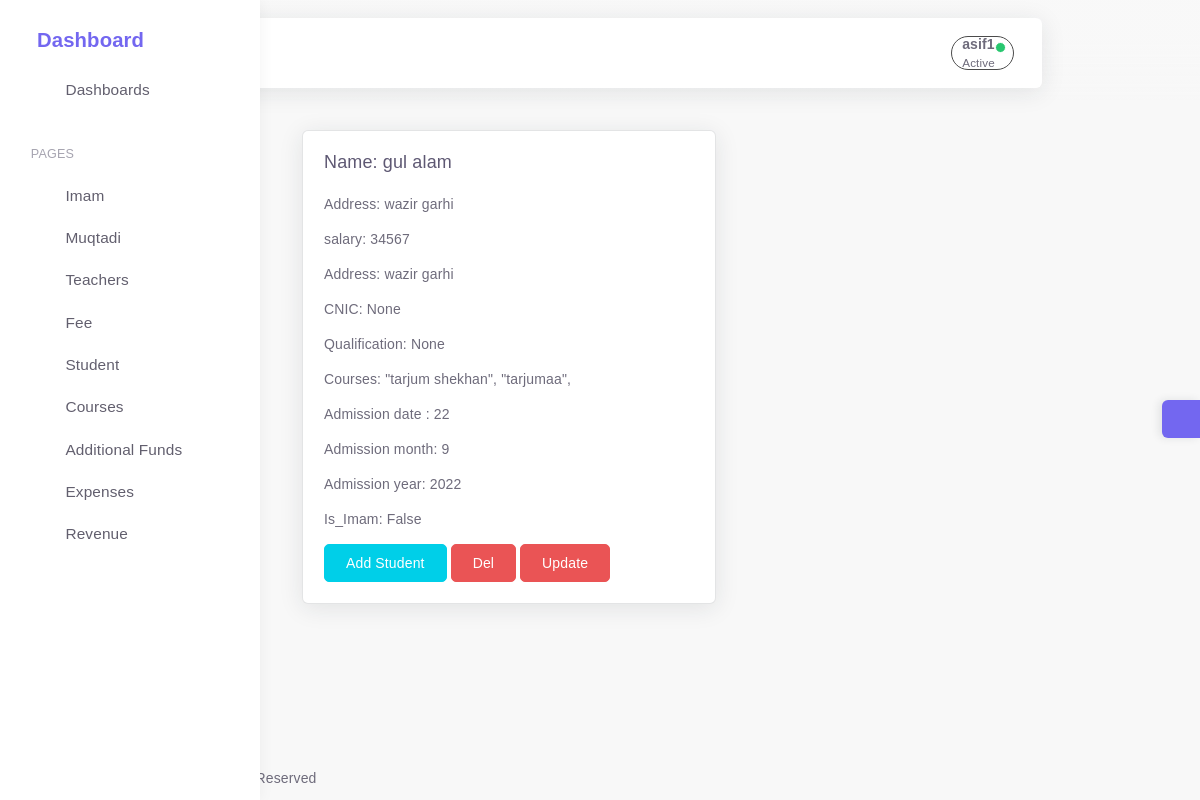
Page /teacherdetail/7 (signed in) on the committed database.
### app/models.py (models this page shows, shortened)
class Cusmanager(models.Model):
    is_deleted=models.BooleanField(default=False)
    objects=Softdeletemanager()
    allobjects=models.Manager()
    class Meta:
        abstract=True

class Teacher(Cusmanager):
        name=models.CharField(max_length=30)
        address=models.CharField(max_length=60,blank=True, null=True)
        is_imam=models.BooleanField(default=False)
        is_teacher=models.BooleanField(default=False)
        cnic=models.PositiveIntegerField(blank=True, null=True,validators=[validate_cnic])
        salary=models.PositiveIntegerField(validators=[validate_money])
        phone=models.IntegerField(validators=[validate_phone],help_text="Enter phone number without zero")
        courses=models.ManyToManyField('Courses' ,blank=True)
        educenter=models.ForeignKey("Educenter",on_delete=models.CASCADE)
        qualification=models.CharField(max_length=50,null=True,blank=True)
        admission_date= models.IntegerField(default=today.day, validators=[validate_date])
        adm_month= models.IntegerField(default=today.month,validators=[validate_date])
        adm_year= models.IntegerField(default=today.year, validators=[validate_year])

class Courses(Cusmanager):
        name = models.CharField(max_length=30)
        educenter = models.ForeignKey("Educenter", on_delete=models.CASCADE)

### app/views.py (the view)
# urls.py: path('teacherdetail/<pk>',Teacherdetail.as_view(),name='teacherdetail'),
class Teacherdetail(LoginRequiredMixin,DetailView):
    kwargs=id
    template_name="teacher/teacherdetail.html"
    model=Teacher
    context_object_name="educen"
    fields='__all__'
    def get_context_data(self, **kwargs):
        context=super().get_context_data(**kwargs)
        id=self.kwargs['pk']
        teacher=Teacher.objects.get(id=id)
        courses=teacher.courses.all()
        context['courses']=courses
        return context

### app/cusmanager.py (called while the page is built)
    def get_queryset(self):
        return super().get_queryset().filter(is_deleted=False)

### templates/teacher/teacherdetail.html (shortened to what this page needs)
{% extends 'base.html' %}
{% block content %}
<div class="col-sm-6">
    <div class="card">
      <div class="card-body">
        <h5 class="card-title">
          Name: {{ educen.name }}
        </h5>
        <p class="card-text"> Address:  {{educen.address}}</p>
        <p class="card-text"> salary:  {{educen.salary}}</p>
        <p class="card-text"> Address:  {{educen.address}}</p>
        <p class="card-text"> CNIC:  {{educen.cnic}}</p>
        <p class="card-text"> Qualification:  {{educen.qualification}}</p>
          <p class="card-text"> Courses:   {% for i in courses %} "{{i.name}}", {% endfor %}</p>
         <p class="card-text">Admission date : {{educen.admission_date}}</p>
        <p class="card-text"> Admission month:  {{educen.adm_month}}</p>
        <p class="card-text"> Admission year:  {{educen.adm_year}}</p>
        <p class="card-text"> Is_Imam:  {{educen.is_imam}}</p>
       {% if request.user.useradmin.educenter.id %}
      <a  class="btn btn-info" href="{% url 'createstu' request.user.useradmin.educenter.id %}" type="submit">Add Student</a>
        {% endif %}
      <a  class="btn btn-danger" href="{% url 'deleteteacher' educen.id %}" type="submit">Del</a>
      <a  class="btn btn-danger" href="{% url 'updateteacher' educen.id %}" type="submit">Update</a>
      </div>
    </div>
  </div>
{% endblock content %}

### templates/base.html (shortened to what this page needs)
{% load static %}
<html class="loading" lang="en" data-textdirection="ltr">
<head>
 <link href="https://cdn.jsdelivr.net/npm/select2@4.1.0-beta.1/dist/css/select2.min.css" rel="stylesheet" />
    <link rel="stylesheet" type="text/css" href="{% static '/app-assets/vendors/css/vendors.min.css' %}">
    <link rel="stylesheet" type="text/css" href="{% static '/app-assets/vendors/css/extensions/toastr.min.css' %}">
    <link rel="stylesheet" type="text/css " href="{% static '/app-assets/vendors/css/charts/apexcharts.css' %}">
    <link rel="stylesheet" href="https://cdn.jsdelivr.net/npm/bootstrap@4.6.0/dist/css/bootstrap.min.css">
    <link rel="stylesheet" type="text/css" href="{% static '/app-assets/css/bootstrap-extended.min.css' %}">
    <link rel="stylesheet" type="text/css" href="{% static '/app-assets/css/bootstrap.min.css' %}">
    <link rel="stylesheet" type="text/css" href="{% static '/app-assets/css/colors.min.css' %}">
    <link rel="stylesheet" type="text/css" href="{% static '/app-assets/css/components.min.css' %}">
    <link rel="stylesheet" type="text/css" href="{% static '/app-assets/css/themes/dark-layout.min.css' %}">
    <link rel="stylesheet" type="text/css" href="{% static '/app-assets/css/themes/bordered-layout.min.css' %}">
    <link rel="stylesheet" type="text/css" href="{% static '/app-assets/css/themes/semi-dark-layout.min.css' %}">
    <link rel="stylesheet" type="text/css" href="{% static '/app-assets/css/core/menu/menu-types/vertical-menu.min.css' %}">
    <link rel="stylesheet" type="text/css" href="{% static '/app-assets/css/pages/dashboard-ecommerce.min.css' %}">
    <link rel="stylesheet" type="text/css" href="{% static '/app-assets/css/plugins/charts/chart-apex.min.css' %}">
    <link rel="stylesheet" type="text/css" href="{% static '/app-assets/css/plugins/extensions/ext-component-toastr.min.css' %}">
    <link rel="stylesheet" type="text/css" href="{% static '/assets/css/style.css' %}">
</head>
<body class="vertical-layout vertical-menu-modern  navbar-floating footer-static  mainbody" data-open="click" data-menu="vertical-menu-modern" data-col="">
    <span style="display:none;">{% now "Y" as cyear %} {% now "n" as cmonth%}</span>
<nav class="header-navbar navbar navbar-expand-lg align-items-center floating-nav navbar-light navbar-shadow container-xxl">
    <div class="navbar-container d-flex content">
        <div class="bookmark-wrapper d-flex align-items-center">
            <ul class="nav navbar-nav">
                <li class="nav-item d-none d-lg-block"><a class="nav-link bookmark-star"><i class="ficon text-warning" data-feather="star"></i></a>
                </li>
            </ul>
        </div>
        <ul class="nav navbar-nav align-items-center ml-auto rounded">
            {% if request.user.is_authenticated %}
            <li class="nav-item dropdown dropdown-user border-dark"  style="padding:0px; margin:0px; border-radius:90px;"><a class=" nav-link dropdown-toggle dropdown-user-link"  href="javascript:void(0);" data-toggle="dropdown" aria-haspopup="true" aria-expanded="false">
                <div class="user-nav d-sm-flex d-none"><span class="user-name font-weight-bolder">{{request.user}}</span><span class="user-status">Active</span></div><span class="avatar"><span class="avatar-status-online"></span></span></a>
            </li>
            {% endif %}
        </ul>
    </div>
</nav>
<div class="main-menu menu-fixed menu-light menu-accordion menu-shadow" data-scroll-to-active="true">
    <div class="navbar-header">
        <ul class="nav navbar-nav flex-row">
            <li class="nav-item mr-auto"><a class="navbar-brand" href="/">
                    <h2 class="brand-text">Dashboard</h2></a></li>
            <li class="nav-item nav-toggle"><a class="nav-link modern-nav-toggle pr-0" data-toggle="collapse"><i class="d-none d-xl-block collapse-toggle-icon font-medium-4  text-primary" data-feather="disc" data-ticon="disc"></i></a></li>
        </ul>
    </div>
    <div class="main-menu-content">
        <ul class="navigation navigation-main" id="main-menu-navigation" data-menu="menu-navigation">
            <li class=" nav-item"><a class="d-flex align-items-center" href="/"><i data-feather="home"></i><span class="menu-title text-truncate" data-i18n="Dashboards">Dashboards</span></a>
            </li>
            <li class=" navigation-header  align-items-center"><span data-i18n="Apps &amp; Pages">   Pages</span><i data-feather="more-horizontal"></i>
            <li class=" nav-item"><a class="d-flex align-items-center" href="{% url 'imamlist'%}"><i data-feather="users"></i><span class="menu-title text-truncate" data-i18n="Chat">Imam </span></a>
            </li>
            <li class=" nav-item"><a class="d-flex align-items-center" href="{% url 'emplist'%}"><i data-feather="users"></i><span class="menu-title text-truncate" data-i18n="Todo">Muqtadi</span></a>
            </li>
            <li class=" nav-item"><a class="d-flex align-items-center" href="{% url 'teacherlist'%}"><i data-feather="users"></i><span class="menu-title text-truncate" data-i18n="Calendar">Teachers</span></a>
            </li>
            <li class=" nav-item"><a class="d-flex align-items-center" href="{% url 'paytmentmenue'%}"><i data-feather="dollar-sign"></i><span class="menu-title text-truncate" data-i18n="Kanban">Fee</span></a>
            </li>
            <li class=" nav-item"><a class="d-flex align-items-center" href="{% url 'stulist'%}"><i data-feather="users"></i><span class="menu-title text-truncate" data-i18n="Kanban">Student</span></a>
            </li>
            <li class=" nav-item"><a class="d-flex align-items-center" href="{% url 'courseslist'%}"><i data-feather="book"></i><span class="menu-title text-truncate" data-i18n="Kanban">Courses</span></a>
            </li>
            </li>
            <li class=" nav-item"><a class="d-flex align-items-center" href="{% url 'sidefundlist' cmonth cyear %}"><i data-feather="briefcase"></i><span class="menu-title text-truncate" data-i18n="Kanban">Additional Funds</span></a>
            </li>
            <li class=" nav-item"><a class="d-flex align-items-center" href="{% url 'expenselist' cmonth cyear %}"><i data-feather="shopping-bag"></i><span class="menu-title text-truncate" data-i18n="Kanban">Expenses</span></a>
            </li>
            {% now "n" as current_month %}
            {% now "Y" as current_year %}
            <li class=" nav-item"><a class="d-flex align-items-center" href="{% url 'showrevenue'  current_month current_year %}"><i data-feather="pocket"></i><span class="menu-title text-truncate" data-i18n="Kanban">Revenue</span></a>
            </li>
        </ul>
    </div>
</div>
<div class="app-content content">
    <div class="content-wrapper container-xxl p-0">
        <div class="content-header row">
        </div>
        <div class="content-body">
            <section id="multiple-column-form sect" class="mainsection float-center ">
                    {% block content %}
                    {% endblock content %}
            </section>
        </div>
    </div>
</div>
<div class="customizer d-none d-md-block"><a class="customizer-toggle d-flex align-items-center justify-content-center" href="javascript:void(0);"><i class="spinner" data-feather="settings"></i></a>
</div>
<footer class="footer footer-static footer-light">
  <p class="clearfix mb-0"><span class="float-md-left d-block d-md-inline-block mt-25">COPYRIGHT  &copy; 2022<a class="ml-25" href="https://1.envato.market/pixinvent_portfolio" target="_blank">test</a><span class="d-none d-sm-inline-block">, All rights Reserved</span></span></p>
</footer>
</body>
</html>

### rows in the picture
Teacher: name "gul alam", address "wazir garhi", salary "34567", cnic "None", qualification "None", admission_date "22", adm_month "9", adm_year "2022", is_imam "False"
Courses: name "tarjum shekhan"
Courses: name "tarjumaa"

### other values in the picture
{{ request.user }} "asif1"
